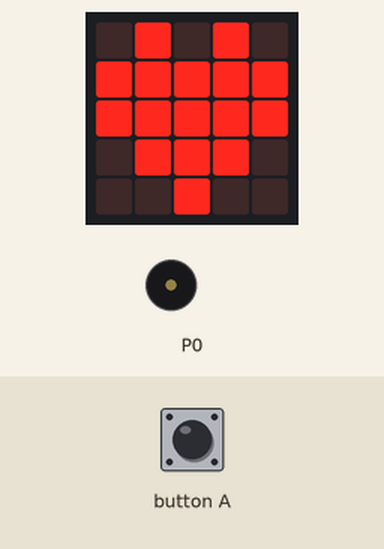
The program below on a simulated BBC micro:bit (MakeCode). Shown: the board's 5×5 LED display, buzzer (waves = sounding). Inputs (shaded band) come from the test bench.

Above: at 1.8 s.
1.9 s: button A pressed for 0.15 s
At 6.4 s:
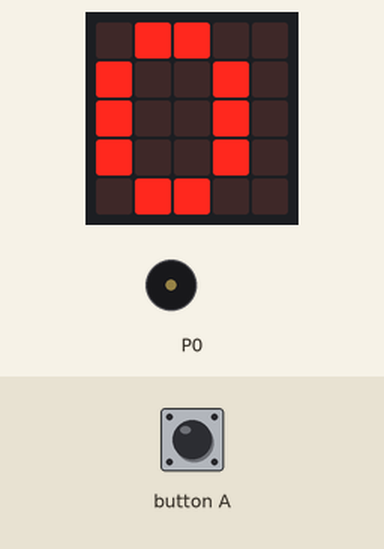
At 11.0 s:
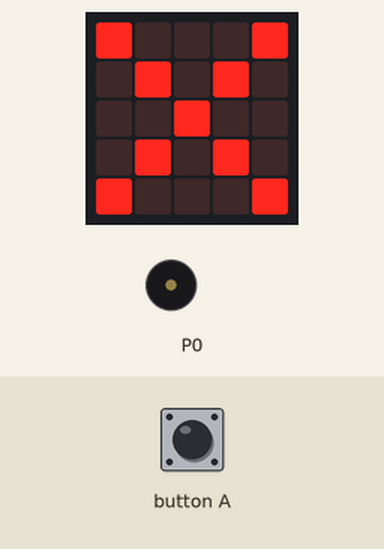
Timing chart, 0 to 12.0 s (numbered marks = the images above; inputs shaded):
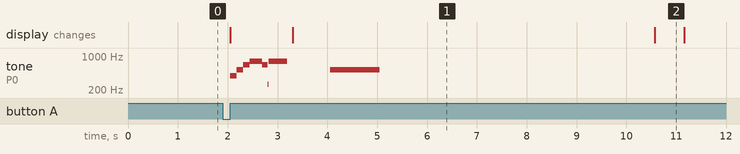

Measured:
- after the input at 1.9 s, tone on P0: plays 392 Hz for 0.13 s, 523 Hz for 0.13 s, 659 Hz for 0.13 s, 784 Hz for 0.26 s, 659 Hz for 0.10 s, 262 Hz for 0.03 s … (8 notes in this stretch), starting after 0.15 s; the display: first changes after 0.15 s (image 1 shows a later state)
- what the display in image 1 shows lasts 7.3 s, from 3.3 s to 10.6 s
- what the display in image 2 shows lasts 0.6 s, from 10.6 s to 11.2 s

The program:

main.ts
```typescript
/**
* Functions to UVA by FLY-SHARK
*/
//% color=#5BC500  icon="\uf072" block="Gigo Drone" blockId="drone"
//% groups='["Basic"]'
namespace drone {
    let isInit = 0
    export enum DirectionOptions {
        //% block="forward"
        Forward = 0x12,
        //% block="backward"
        Backward = 0x13,
        //% block="left"
        Left = 0x14,
        //% block="right"
        Right = 0x15
    }
    export enum AngleOptions {
        //% block="left"
        Left = 0x16,
        //% block="right"
        Right = 0x17
    }
    export enum VerticalOptions {
        //% block="up"
        Up = 0x10,
        //% block="down"
        Down = 0x11
    }
    export enum RollOptions {
        //% block="roll forward"
        Roll_forward = 0x20,
        //% block="roll back"
        Roll_back = 0x21,
        //% block="roll left"
        Roll_left = 0x22,
        //% block="roll right"
        Roll_right = 0x23
    }
    function initModule(): void {
        if (isInit == 0){
            isInit = 1
            //basic.showIcon(IconNames.Target)
            serial.redirect(
                SerialPin.P14,
                SerialPin.P13,
                BaudRate.BaudRate115200
            )
            music.startMelody(music.builtInMelody(Melodies.PowerUp), MelodyOptions.Once)
        }
    }
    /**
     * Set the drone to a given height
     * @param height The height at which the drone will fly, measured in centimeters, with a maximum value of 100 and a minimum value of 0
     */
    //% block="set drone height $height cm"
    //% height.min=0 height.max=100
    //% weight=91 group="Basic"
    export function setDroneHeight(height: number): void {
        initModule()
        let txBuff = pins.createBuffer(8)
        txBuff[0] = 0xa5
        txBuff[1] = 0x01
        txBuff[2] = height&0xff
        txBuff[3] = (height>>8)&0xff
        serial.writeBuffer(txBuff)
    }
    /**
     * Drone takeoff action
     */
    //% block="take off "
    //% weight=95 group="Basic"
    export function takeOffAction(): void {
        initModule()
        for (let index = 1; index >= 0; index--) {
            basic.showNumber(index)
            if (index == 0) {
                music.playTone(523, music.beat(BeatFraction.Double))
            } else {
                music.playTone(262, music.beat(BeatFraction.Whole))
            }
        }
        let txBuff = pins.createBuffer(8)
        txBuff[0] = 0xa5
        txBuff[1] = 0x06
        txBuff[2] = 0x01
        serial.writeBuffer(txBuff)
    }
    /**
     * Drone landing action
     */
    //% block="landing"
    //% weight=95 group="Basic"
    export function landingAction(): void {
        initModule()
        let txBuff = pins.createBuffer(8)
        txBuff[0] = 0xa5
        txBuff[1] = 0x06
        txBuff[2] = 0x02
        serial.writeBuffer(txBuff)
    }
    /**
     * Start moving the drone continuously in the specified direction and speed until stopped
     * @param directionState The direction in which the drone moves
     * @param speed Movement speed from 0 to 100
     */
    //% block="start moving %directionState at speed %speed"
    //% speed.min=0 speed.max=100
    //% weight=75 group="Basic"
    export function startMoveAction(directionState: DirectionOptions, speed: number): void {
        initModule()
        let txBuff = pins.createBuffer(8)
        txBuff[0] = 0xa5
        txBuff[1] = 0x02
        txBuff[2] = directionState
        txBuff[3] = 0xff  // max distance (0x7FFF = 32767 cm)
        txBuff[4] = 0x7f
        txBuff[5] = speed
        serial.writeBuffer(txBuff)
    }
    /**
     * Start moving the drone continuously in the specified direction
     * @param directionState The direction in which the drone moves
     */
    //% block="start moving %directionState"
    //% weight=74 group="Basic"
    export function startMoveActionNoSpeed(directionState: DirectionOptions): void {
        initModule()
        let txBuff = pins.createBuffer(8)
        txBuff[0] = 0xa5
        txBuff[1] = 0x02
        txBuff[2] = directionState
        txBuff[3] = 0xff
        txBuff[4] = 0x7f
        serial.writeBuffer(txBuff)
    }
    /**
     * Start moving the drone continuously up or down
     * @param verticalState The vertical direction, up or down
     */
    //% block="start moving %verticalState"
    //% weight=73 group="Basic"
    export function startVerticalAction(verticalState: VerticalOptions): void {
        initModule()
        let txBuff = pins.createBuffer(8)
        txBuff[0] = 0xa5
        txBuff[1] = 0x02
        txBuff[2] = verticalState
        txBuff[3] = 0xff
        txBuff[4] = 0x7f
        serial.writeBuffer(txBuff)
    }
    /**
     * Stop the drone's continuous movement
     */
    //% block="stop moving"
    //% weight=74 group="Basic"
    export function stopMoveAction(): void {
        initModule()
        let txBuff = pins.createBuffer(8)
        txBuff[0] = 0xa5
        txBuff[1] = 0x02
        txBuff[2] = DirectionOptions.Forward
        txBuff[3] = 0x00
        txBuff[4] = 0x00
        serial.writeBuffer(txBuff)
    }
    /**
     * The drone moves a certain distance in the specified direction
     * @param directionState The direction in which the drone moves, which can be left, right, forward, or backward
     * @param distance Drone moving distance
     */
    //% block="move %directionState by %distance cm"
    //% weight=70 group="Basic"
    export function moveAction(directionState: DirectionOptions, distance: number): void {
        initModule()
        let txBuff = pins.createBuffer(8)
        txBuff[0] = 0xa5
        txBuff[1] = 0x02
        txBuff[2] = directionState

        txBuff[3] = distance&0xff
        txBuff[4] = (distance>>8)&0xff

        serial.writeBuffer(txBuff)
    }
    /**
     * The drone rotates a specific angle in a certain direction
     * @param rotationState The rotation direction of the drone, which can be left or right
     * @param angle Drone rotation angle
     */
    //% block="rotate %rotationState by %angle °"
    //% weight=65 group="Basic"
    export function rotationAction(rotationState: AngleOptions, angle: number): void {
        initModule()
        let txBuff = pins.createBuffer(8)
        txBuff[0] = 0xa5
        txBuff[1] = 0x03
        txBuff[2] = rotationState

        txBuff[3] = angle&0xff
        txBuff[4] = (angle>>8)&0xff

        serial.writeBuffer(txBuff)
    }
    /**
     * Get the drone voltage value
     */
    //% block="drone voltage"
    //% weight=50 group="Basic"
    export function droneVoltage(): number {
        initModule()
        while (true) {
            let txBuff = pins.createBuffer(8)
            txBuff[0] = 0xa5
            txBuff[1] = 0x81
            serial.writeBuffer(txBuff)
            serial.setRxBufferSize(8)
            basic.pause(500)
            let rowData = serial.readBuffer(0)
            if (rowData.length < 8) {
                basic.showIcon(IconNames.No)
                return 0
            } else {
                if (rowData[0] == 0x5a && rowData[1] == 0x81) {
                    return (rowData[2]) * 0.1
                }
            }
        }
        return 0;
    }
    /**
     * Get the drone height value
     */
    //% block="drone height"
    //% weight=50 group="Basic"
    export function droneHeight(): number {
        initModule()
        while (true) {
            let txBuff = pins.createBuffer(8)
            txBuff[0] = 0xa5
            txBuff[1] = 0x82
            serial.writeBuffer(txBuff)
            serial.setRxBufferSize(8)
            basic.pause(500)
            let rowData = serial.readBuffer(0)
            if (rowData.length < 8) {
                basic.showIcon(IconNames.No)
                return 0
            } else {
                if (rowData[0] == 0x5a && rowData[1] == 0x82) {
                    let altitude = rowData[2] | (rowData[3] << 8)
                    if (altitude & 0x8000) {
                        altitude = altitude - 0x10000
                    }
                    return (altitude)
                }
            }
        }
        return 0;
    }
}
```

test.ts
```typescript
basic.showIcon(IconNames.Heart)

input.onButtonPressed(Button.A, function() {
    drone.takeOffAction()
    basic.pause(1000)
    drone.setDroneHeight(80)
    basic.pause(1000)
    drone.moveAction(drone.DirectionOptions.Forward, 150)
    basic.pause(1000)
    drone.rotationAction(drone.AngleOptions.Left, 90)
    basic.pause(1000)
    drone.moveAction(drone.DirectionOptions.Left, 150)
    basic.pause(1000)
    drone.landingAction()
    let vtg = drone.droneVoltage()
    basic.showNumber(vtg)
})
```
